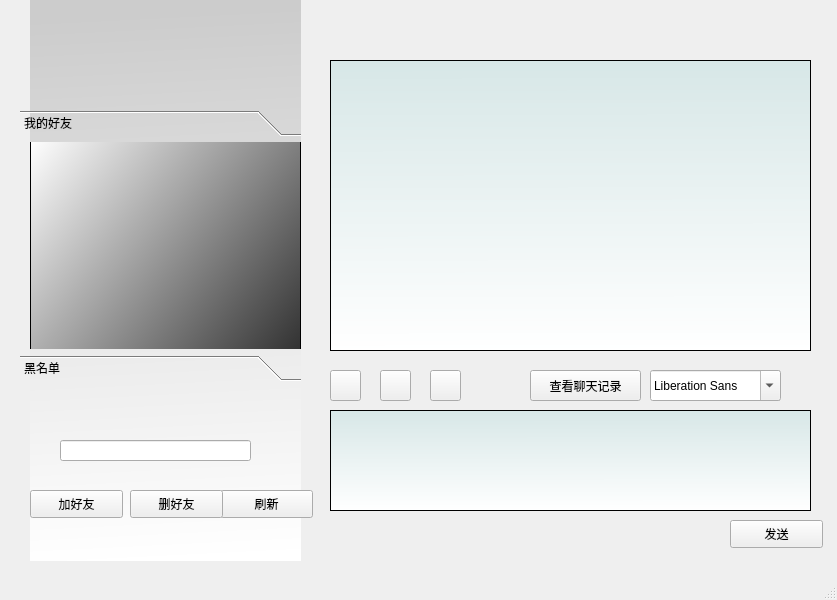
<?xml version="1.0" encoding="UTF-8"?>
<ui version="4.0">
 <class>MainWindow</class>
 <widget class="QMainWindow" name="MainWindow">
  <property name="geometry">
   <rect>
    <x>0</x>
    <y>0</y>
    <width>837</width>
    <height>600</height>
   </rect>
  </property>
  <property name="windowTitle">
   <string>MainWindow</string>
  </property>
  <widget class="QWidget" name="centralwidget">
   <widget class="QLabel" name="label">
    <property name="geometry">
     <rect>
      <x>30</x>
      <y>0</y>
      <width>271</width>
      <height>561</height>
     </rect>
    </property>
    <property name="styleSheet">
     <string notr="true">background-color: qlineargradient(spread:pad, x1:0.472846, y1:0.0227273, x2:0.497373, y2:1, stop:0 rgba(204, 204, 204, 255), stop:1 rgba(255, 255, 255, 255));</string>
    </property>
    <property name="text">
     <string>TextLabel</string>
    </property>
   </widget>
   <widget class="QLabel" name="label_2">
    <property name="geometry">
     <rect>
      <x>110</x>
      <y>20</y>
      <width>111</width>
      <height>41</height>
     </rect>
    </property>
    <property name="text">
     <string>&lt;html&gt;&lt;head/&gt;&lt;body&gt;&lt;p&gt;&lt;br/&gt;&lt;/p&gt;&lt;/body&gt;&lt;/html&gt;</string>
    </property>
   </widget>
   <widget class="QLabel" name="label_3">
    <property name="geometry">
     <rect>
      <x>110</x>
      <y>70</y>
      <width>111</width>
      <height>16</height>
     </rect>
    </property>
    <property name="text">
     <string>&lt;html&gt;&lt;head/&gt;&lt;body&gt;&lt;p&gt;&lt;br/&gt;&lt;/p&gt;&lt;/body&gt;&lt;/html&gt;</string>
    </property>
   </widget>
   <widget class="QPushButton" name="pushButton">
    <property name="geometry">
     <rect>
      <x>30</x>
      <y>490</y>
      <width>93</width>
      <height>28</height>
     </rect>
    </property>
    <property name="text">
     <string>加好友</string>
    </property>
   </widget>
   <widget class="QPushButton" name="pushButton_2">
    <property name="geometry">
     <rect>
      <x>730</x>
      <y>520</y>
      <width>93</width>
      <height>28</height>
     </rect>
    </property>
    <property name="text">
     <string>发送</string>
    </property>
   </widget>
   <widget class="QTextEdit" name="textEdit">
    <property name="geometry">
     <rect>
      <x>330</x>
      <y>410</y>
      <width>481</width>
      <height>101</height>
     </rect>
    </property>
    <property name="styleSheet">
     <string notr="true">background-color: qlineargradient(spread:pad, x1:0.467662, y1:0, x2:0.473, y2:1, stop:0 rgba(215, 231, 231, 255), stop:1 rgba(255, 255, 255, 255));
</string>
    </property>
   </widget>
   <widget class="QTableWidget" name="tableWidget_2">
    <property name="geometry">
     <rect>
      <x>330</x>
      <y>60</y>
      <width>481</width>
      <height>291</height>
     </rect>
    </property>
    <property name="styleSheet">
     <string notr="true">background-color: qlineargradient(spread:pad, x1:0.467662, y1:0, x2:0.473, y2:1, stop:0 rgba(215, 231, 231, 255), stop:1 rgba(255, 255, 255, 255));
</string>
    </property>
    <property name="rowCount">
     <number>0</number>
    </property>
    <property name="columnCount">
     <number>0</number>
    </property>
    <attribute name="horizontalHeaderVisible">
     <bool>false</bool>
    </attribute>
    <attribute name="horizontalHeaderStretchLastSection">
     <bool>true</bool>
    </attribute>
    <attribute name="verticalHeaderVisible">
     <bool>false</bool>
    </attribute>
   </widget>
   <widget class="QPushButton" name="pushButton_3">
    <property name="geometry">
     <rect>
      <x>220</x>
      <y>490</y>
      <width>93</width>
      <height>28</height>
     </rect>
    </property>
    <property name="text">
     <string>刷新</string>
    </property>
   </widget>
   <widget class="QToolBox" name="toolBox">
    <property name="geometry">
     <rect>
      <x>20</x>
      <y>110</y>
      <width>281</width>
      <height>271</height>
     </rect>
    </property>
    <property name="currentIndex">
     <number>0</number>
    </property>
    <widget class="QWidget" name="page">
     <property name="geometry">
      <rect>
       <x>0</x>
       <y>0</y>
       <width>281</width>
       <height>211</height>
      </rect>
     </property>
     <attribute name="label">
      <string>我的好友</string>
     </attribute>
     <widget class="QTableWidget" name="tableWidget_3">
      <property name="geometry">
       <rect>
        <x>10</x>
        <y>-10</y>
        <width>271</width>
        <height>351</height>
       </rect>
      </property>
      <property name="styleSheet">
       <string notr="true">background-color: qlineargradient(spread:pad, x1:1, y1:1, x2:0.0248756, y2:0, stop:0 rgba(0, 0, 0, 255), stop:1 rgba(255, 255, 255, 255));</string>
      </property>
      <property name="rowCount">
       <number>0</number>
      </property>
      <property name="columnCount">
       <number>3</number>
      </property>
      <attribute name="horizontalHeaderVisible">
       <bool>false</bool>
      </attribute>
      <attribute name="horizontalHeaderDefaultSectionSize">
       <number>85</number>
      </attribute>
      <column/>
      <column/>
      <column/>
     </widget>
    </widget>
    <widget class="QWidget" name="page_2">
     <property name="geometry">
      <rect>
       <x>0</x>
       <y>0</y>
       <width>281</width>
       <height>211</height>
      </rect>
     </property>
     <attribute name="label">
      <string>黑名单</string>
     </attribute>
     <widget class="QTableWidget" name="tableWidget">
      <property name="geometry">
       <rect>
        <x>10</x>
        <y>1</y>
        <width>271</width>
        <height>311</height>
       </rect>
      </property>
      <property name="styleSheet">
       <string notr="true">background-color: qlineargradient(spread:pad, x1:1, y1:1, x2:0.0248756, y2:0, stop:0 rgba(0, 0, 0, 255), stop:1 rgba(255, 255, 255, 255));</string>
      </property>
     </widget>
    </widget>
   </widget>
   <widget class="QPushButton" name="pushButton_4">
    <property name="geometry">
     <rect>
      <x>130</x>
      <y>490</y>
      <width>93</width>
      <height>28</height>
     </rect>
    </property>
    <property name="text">
     <string>删好友</string>
    </property>
   </widget>
   <widget class="QLabel" name="label_4">
    <property name="geometry">
     <rect>
      <x>400</x>
      <y>20</y>
      <width>341</width>
      <height>21</height>
     </rect>
    </property>
    <property name="text">
     <string>&lt;html&gt;&lt;head/&gt;&lt;body&gt;&lt;p&gt;&lt;br/&gt;&lt;/p&gt;&lt;/body&gt;&lt;/html&gt;</string>
    </property>
   </widget>
   <widget class="QLineEdit" name="lineEdit">
    <property name="geometry">
     <rect>
      <x>60</x>
      <y>440</y>
      <width>191</width>
      <height>21</height>
     </rect>
    </property>
   </widget>
   <widget class="QLabel" name="label_5">
    <property name="geometry">
     <rect>
      <x>41</x>
      <y>34</y>
      <width>61</width>
      <height>61</height>
     </rect>
    </property>
    <property name="text">
     <string/>
    </property>
   </widget>
   <widget class="QToolButton" name="toolButton_5">
    <property name="geometry">
     <rect>
      <x>330</x>
      <y>370</y>
      <width>31</width>
      <height>31</height>
     </rect>
    </property>
    <property name="styleSheet">
     <string notr="true">background-image: url(:/new/prefix1/Source/Icon/emoji.png);</string>
    </property>
    <property name="text">
     <string/>
    </property>
   </widget>
   <widget class="QToolButton" name="toolButton">
    <property name="geometry">
     <rect>
      <x>380</x>
      <y>370</y>
      <width>31</width>
      <height>31</height>
     </rect>
    </property>
    <property name="styleSheet">
     <string notr="true">background-image: url(:/new/prefix1/Source/Icon/file.png);</string>
    </property>
    <property name="text">
     <string/>
    </property>
   </widget>
   <widget class="QToolButton" name="toolButton_3">
    <property name="geometry">
     <rect>
      <x>430</x>
      <y>370</y>
      <width>31</width>
      <height>31</height>
     </rect>
    </property>
    <property name="styleSheet">
     <string notr="true">background-image: url(:/new/prefix1/Source/Icon/calendar.png);</string>
    </property>
    <property name="text">
     <string/>
    </property>
   </widget>
   <widget class="QPushButton" name="pushButton_5">
    <property name="geometry">
     <rect>
      <x>530</x>
      <y>370</y>
      <width>111</width>
      <height>31</height>
     </rect>
    </property>
    <property name="text">
     <string>查看聊天记录</string>
    </property>
   </widget>
   <widget class="QFontComboBox" name="fontComboBox">
    <property name="geometry">
     <rect>
      <x>650</x>
      <y>370</y>
      <width>131</width>
      <height>31</height>
     </rect>
    </property>
   </widget>
  </widget>
  <widget class="QMenuBar" name="menubar">
   <property name="geometry">
    <rect>
     <x>0</x>
     <y>0</y>
     <width>837</width>
     <height>26</height>
    </rect>
   </property>
  </widget>
  <widget class="QStatusBar" name="statusbar"/>
 </widget>
 <resources/>
 <connections/>
</ui>
